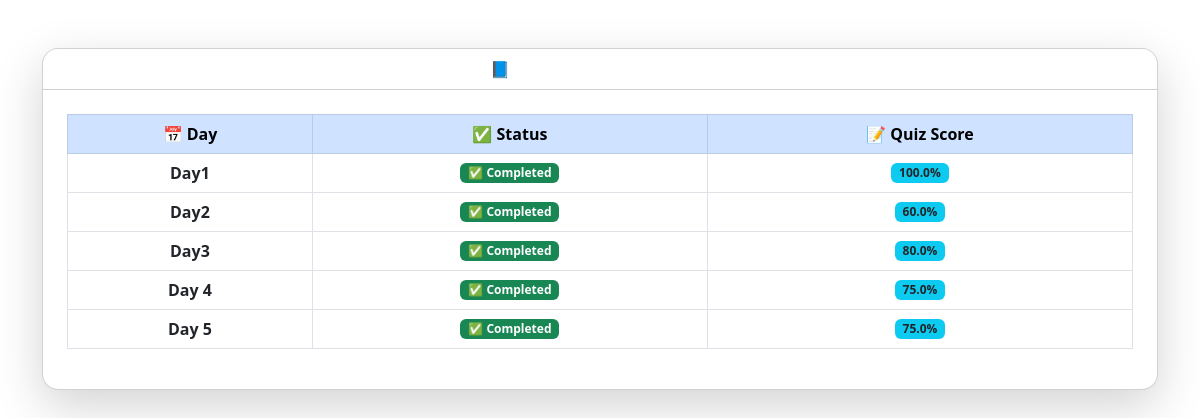
/teacher/progress/26/student/12/ (signed in), run on an earlier commit of the app's database.
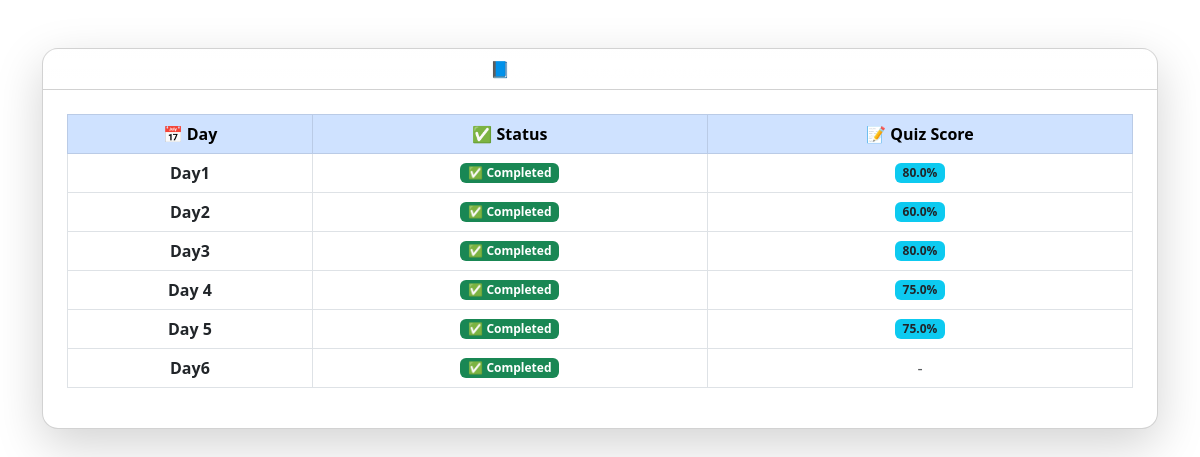
And on a later commit of the database.
### lms/models.py (models this page shows, shortened)
class CourseContent(models.Model):
    course = models.ForeignKey(Course, on_delete=models.CASCADE)
    title = models.CharField(max_length=255)  # e.g. "Day 1"
    video = models.FileField(upload_to='videos/',max_length=255, blank=True, null=True)
    material = models.FileField(upload_to='materials/',max_length=255, blank=True, null=True)
    description = models.TextField(blank=True)

class StudentCourseProgress(models.Model):
    enrollment = models.ForeignKey(Enrollment, on_delete=models.CASCADE)
    course_content = models.ForeignKey(CourseContent, on_delete=models.CASCADE)
    is_completed = models.BooleanField(default=False)
    quiz_score = models.FloatField(null=True, blank=True)  # Quiz score for that day's quiz

### lms/views.py (the view)
# urls.py: path('teacher/progress/<int:course_id>/student/<int:student_id>/', student_course_progress_view, name='student_course_progress'),
@login_required
def student_course_progress_view(request, course_id, student_id):
    course = get_object_or_404(Course, id=course_id, teacher=request.user)
    student = get_object_or_404(User, id=student_id)
    enrollment = get_object_or_404(Enrollment, course=course, student=student)
    content_list = CourseContent.objects.filter(course=course)
    progress_data = []
    for content in content_list:
        progress = StudentCourseProgress.objects.filter(
            enrollment=enrollment,
            course_content=content
        ).first()
        progress_data.append({
            "title": content.title,
            "is_completed": progress.is_completed if progress else False,
            "quiz_score": progress.quiz_score if progress else None,
        })
    return render(request, 'teacher_student_progress_detail.html', {
        'student': student,
        'course': course,
        'progress_data': progress_data,
    })

### lms/templates/teacher_student_progress_detail.html
<link href="https://cdn.jsdelivr.net/npm/bootstrap@5.3.0/dist/css/bootstrap.min.css" rel="stylesheet">
<div class="container my-5">
    <div class="card shadow-lg rounded-4">
        <div class="card-header bg-gradient text-white text-center fw-bold" style="background: linear-gradient(to right, #4facfe, #00f2fe);">
            📘 Progress of {{ student.get_full_name|default:student.username }} in {{ course.title }}
        </div>
        <div class="card-body p-4">
            <div class="table-responsive">
                <table class="table table-bordered table-hover align-middle">
                    <thead class="table-primary text-center">
                        <tr>
                            <th>📅 Day</th>
                            <th>✅ Status</th>
                            <th>📝 Quiz Score</th>
                        </tr>
                    </thead>
                    <tbody class="text-center">
                        {% for item in progress_data %}
                        <tr>
                            <td class="fw-semibold">{{ item.title }}</td>
                            <td>
                                {% if item.is_completed %}
                                    <span class="badge bg-success">✅ Completed</span>
                                {% else %}
                                    <span class="badge bg-secondary">❌ Incomplete</span>
                                {% endif %}
                            </td>
                            <td>
                                {% if item.quiz_score is not None %}
                                    <span class="badge bg-info text-dark">{{ item.quiz_score }}%</span>
                                {% else %}
                                    <span class="text-muted">-</span>
                                {% endif %}
                            </td>
                        </tr>
                        {% empty %}
                        <tr>
                            <td colspan="3" class="text-center text-muted">No progress data available.</td>
                        </tr>
                        {% endfor %}
                    </tbody>
                </table>
            </div>
        </div>
    </div>
</div>

What changed in the data, as far as the page shows it:
changed StudentCourseProgress (number 1 of 5 on the later page): quiz_score 100 → 80 (drawn)
added CourseContent: title "Day6"
Also different on the page:
new list line: "Day1"
new list line: "✅ Completed %"
new list line: "80.0"
new list line: "✅ Completed -"
list line gone: "Day1"
list line gone: "✅ Completed %"
list line gone: "100.0"
